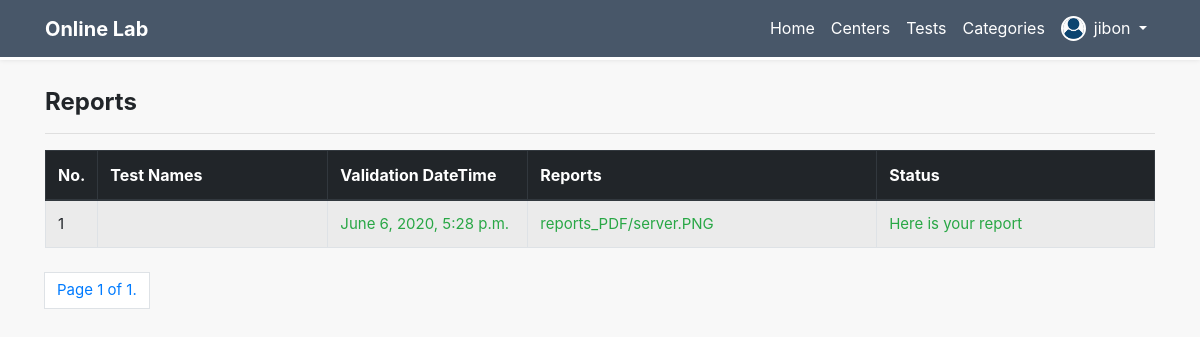
Screenshot of /filtered-reports-by-user/2/ (signed in) with the database file from the repository.
### custom_users/models.py (models this page shows, shortened)
class Profile(models.Model):
    user = models.OneToOneField(User, on_delete=models.CASCADE, related_name='customer_profile')
    profile_name = models.CharField(max_length=250)
    image = models.ImageField(default='default.jpg', upload_to='profile_pics')
    contact_no = models.CharField(max_length=20, blank=True, null=True)
    address = models.CharField(max_length=150, blank=True, null=True)
    admin = models.BooleanField(default=False)
    staff = models.BooleanField(default=False)
    class Meta:
        verbose_name_plural = 'Customer Profiles'

### report_processing/models.py (models this page shows)
class PaymentValidation(models.Model):
    approved_order = models.ForeignKey(TestOrder, on_delete=models.SET_NULL, null=True, blank=True)
    upload_report = models.FileField(upload_to='reports_PDF', null=True, blank=True)
    send_message = models.CharField(max_length=250, null=True, blank=True)
    datetime = models.DateTimeField(auto_now_add=True)
    class Meta:
        ordering = ['-id']

### custom_users/views.py (the view)
# urls.py: path('filtered-reports-by-user/<int:id>/', filtered_report, name='filtered-reports-by-user')
def filtered_report(request, id=None):
    user = get_object_or_404(User, id=id)
    filtered_reports = PaymentValidation.objects.filter(approved_order__client_info__user=user)
    paginator = Paginator(filtered_reports, 20)
    page = request.GET.get('page')
    filtered_reports_paginator = paginator.get_page(page)
    template = 'account/custom_users/filtered_reports.html'
    context = {'filtered_reports': filtered_reports_paginator}
    return render(request, template, context)

### templates/account/custom_users/filtered_reports.html (shortened to what this page needs)
{% extends 'base.html' %}
{% block content %}
<div class="container inner-content report mt-">
    <h4 class="font-weight-bold mb-0">Reports</h4>
    <hr>
    <div class="table-responsive">
        <table class="table table-striped table-bordered table-hover mb-4">
            <thead class="thead-dark">
                <tr>
                    <th width="30px"> No. </th>
                    <th width="230px"> Test Names </th>
                    <th width="200px"> Validation DateTime </th>
                    <th> Reports </th>
                    <th> Status </th>
                </tr>
            </thead>
            <tbody>
                {% for report in filtered_reports %}
                <tr>
                    <td> {{ forloop.counter }} </td>
                    {% if report.approved_order.payment_type == 'Full Payment'  %}
                    <td>
                    </td>
                    <td class="text-success">{{ report.datetime }}
                    </td>
                    <td>
                        <a class="text-success" href="{% url 'report_processing:single-report-details' report.id %}">
                            {{ report.upload_report }}
                        </a>
                    </td>
                    <td class="text-success">
                        {{ report.send_message }}
                    </td>
                    {% endif %}
                </tr>
                {% endfor %}
            </tbody>
        </table>
    </div>
    <ul class="pagination">
        <li class="page-item">
            <a class="page-link" href="#">Page {{ filtered_reports.number }} of
                {{ filtered_reports.paginator.num_pages }}.
            </a>
        </li>
    </ul>
</div>
{% endblock %}

### templates/base.html (shortened to what this page needs)
{% load staticfiles %}
<!DOCTYPE html>
<html>
<head>
	<link rel="stylesheet" href="https://use.fontawesome.com/releases/v5.8.0/css/all.css">
    <link rel="stylesheet" type="text/css" href="{% static 'css/bootstrap.min.css' %}">
	<link rel="stylesheet" type="text/css" href="{% static 'css/fakeLoader.min.css' %}">
	<link rel="stylesheet" type="text/css" href="{% static 'css/style.css' %}">
</head>
<body>
    <nav class="navbar navbar-expand-lg" style="background: #485769">
        <div class="container">
            <a class="navbar-brand text-white" href="{% url 'home' %}"><b>Online Lab</b></a>
            <div class="collapse navbar-collapse" id="navbarSupportedContent">
                <ul class="navbar-nav ml-auto navbar_hover_background">
                    <li class="nav-item ">
                        <a class="nav-link" href="{% url 'home' %}">Home</a>
					</li>
					<li class="nav-item">
						<a class="nav-link" href="{% url 'diagnostic_centers:all-centers' %}">Centers</a>
					</li>
					<li class="nav-item ">
						<a class="nav-link" href="{% url 'tests:all-tests' %}">Tests</a>
					</li>
					<li class="nav-item">
						<a class="nav-link" href="{% url 'tests:categories' %}">Categories</a>
					</li>
                    {% if user.is_authenticated %}
                        <li class="nav-item user-profile">
                            <a class="nav-link d-flex dropdown-btn" href="#">
                                <img src="{{ user.customer_profile.image.url }}" alt="" class="rounded-circle">
                                <span class=" dropdown-toggle ml-2">{{user.username}} </span>
                            </a>
                        </li>
					{% endif %}
                </ul>
            </div>
        </div>
    </nav>
    {% block content %} {% endblock %} {% block extra_body %} {% endblock %}
</body>
</html>

### static/css/style.css (style rules this page uses)
a { text-decoration: none; }
html, body { background: #f8f8f8; }
nav.navbar { background: transparent; -webkit-box-shadow: 0 0 5px rgba(0, 0, 0, 0.1); box-shadow: 0 0 5px rgba(0, 0, 0, 0.1); position: fixed; top: 0; z-index: 99999; width: 100%; background: #328691; border-bottom: 3px solid white; }
nav.navbar ul li a { color: #fff; font-size: 16px; outline: none; }
nav.navbar .user-profile { position: relative; }
nav.navbar .user-profile img { width: 25px; height: 25px; border: 2px solid white; }
.inner-content { padding-top: 5.5rem; min-height: 90vh; }
.report p, .report a, .report td { font-size: 15px; }

### rows the page displays
PaymentValidation: datetime "June 6, 2020, 5:28 p.m.", upload_report "reports_PDF/server.PNG", send_message "Here is your report"

### other values shown
{{ user.username }} "jibon"
{{ filtered_reports.number }} "1"
{{ filtered_reports.paginator.num_pages }} "1"
